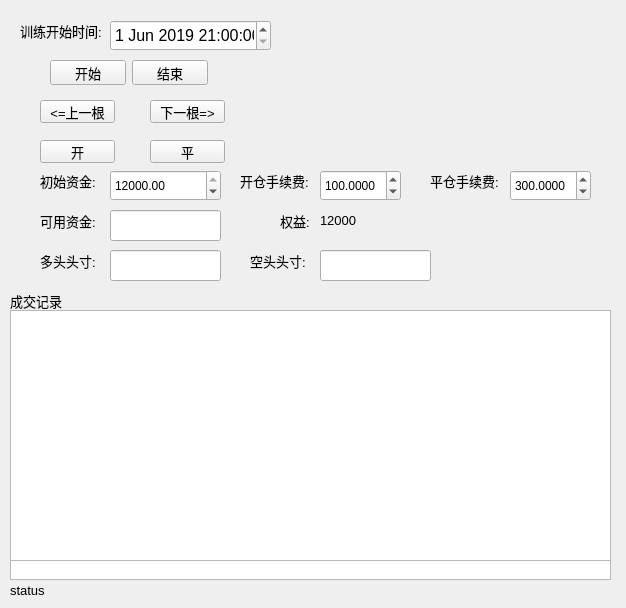
<?xml version="1.0" encoding="UTF-8"?>
<ui version="4.0">
 <class>TrainDlgForm</class>
 <widget class="QWidget" name="TrainDlgForm">
  <property name="geometry">
   <rect>
    <x>0</x>
    <y>0</y>
    <width>626</width>
    <height>608</height>
   </rect>
  </property>
  <property name="windowTitle">
   <string>训练模式</string>
  </property>
  <widget class="QLabel" name="label">
   <property name="geometry">
    <rect>
     <x>40</x>
     <y>170</y>
     <width>61</width>
     <height>21</height>
    </rect>
   </property>
   <property name="font">
    <font>
     <pointsize>10</pointsize>
    </font>
   </property>
   <property name="text">
    <string>初始资金:</string>
   </property>
  </widget>
  <widget class="QLabel" name="label_2">
   <property name="geometry">
    <rect>
     <x>20</x>
     <y>20</y>
     <width>81</width>
     <height>21</height>
    </rect>
   </property>
   <property name="font">
    <font>
     <pointsize>10</pointsize>
    </font>
   </property>
   <property name="text">
    <string>训练开始时间:</string>
   </property>
  </widget>
  <widget class="QDoubleSpinBox" name="dbspbBegCapital">
   <property name="geometry">
    <rect>
     <x>110</x>
     <y>170</y>
     <width>111</width>
     <height>31</height>
    </rect>
   </property>
   <property name="maximum">
    <double>12000.000000000000000</double>
   </property>
   <property name="value">
    <double>12000.000000000000000</double>
   </property>
  </widget>
  <widget class="QPushButton" name="pbtnBuy">
   <property name="geometry">
    <rect>
     <x>40</x>
     <y>140</y>
     <width>75</width>
     <height>23</height>
    </rect>
   </property>
   <property name="font">
    <font>
     <pointsize>10</pointsize>
    </font>
   </property>
   <property name="text">
    <string>开</string>
   </property>
  </widget>
  <widget class="QPushButton" name="pbtnSell">
   <property name="geometry">
    <rect>
     <x>150</x>
     <y>140</y>
     <width>75</width>
     <height>23</height>
    </rect>
   </property>
   <property name="font">
    <font>
     <pointsize>10</pointsize>
    </font>
   </property>
   <property name="text">
    <string>平</string>
   </property>
  </widget>
  <widget class="QPushButton" name="pbtnNextK">
   <property name="geometry">
    <rect>
     <x>150</x>
     <y>100</y>
     <width>75</width>
     <height>23</height>
    </rect>
   </property>
   <property name="font">
    <font>
     <pointsize>10</pointsize>
    </font>
   </property>
   <property name="text">
    <string>下一根=&gt;</string>
   </property>
  </widget>
  <widget class="QPushButton" name="pbtnPreK">
   <property name="geometry">
    <rect>
     <x>40</x>
     <y>100</y>
     <width>75</width>
     <height>23</height>
    </rect>
   </property>
   <property name="font">
    <font>
     <pointsize>10</pointsize>
    </font>
   </property>
   <property name="text">
    <string>&lt;=上一根</string>
   </property>
  </widget>
  <widget class="QLabel" name="label_3">
   <property name="geometry">
    <rect>
     <x>240</x>
     <y>170</y>
     <width>71</width>
     <height>21</height>
    </rect>
   </property>
   <property name="font">
    <font>
     <pointsize>10</pointsize>
    </font>
   </property>
   <property name="text">
    <string>开仓手续费:</string>
   </property>
  </widget>
  <widget class="QDoubleSpinBox" name="dbspbFeeOpen">
   <property name="geometry">
    <rect>
     <x>320</x>
     <y>170</y>
     <width>81</width>
     <height>31</height>
    </rect>
   </property>
   <property name="decimals">
    <number>4</number>
   </property>
   <property name="maximum">
    <double>500.000000000000000</double>
   </property>
   <property name="singleStep">
    <double>100.000000000000000</double>
   </property>
   <property name="value">
    <double>100.000000000000000</double>
   </property>
  </widget>
  <widget class="QTableView" name="table_view_record">
   <property name="geometry">
    <rect>
     <x>10</x>
     <y>560</y>
     <width>601</width>
     <height>20</height>
    </rect>
   </property>
  </widget>
  <widget class="QLabel" name="label_5">
   <property name="geometry">
    <rect>
     <x>10</x>
     <y>290</y>
     <width>61</width>
     <height>21</height>
    </rect>
   </property>
   <property name="font">
    <font>
     <pointsize>10</pointsize>
    </font>
   </property>
   <property name="text">
    <string>成交记录</string>
   </property>
  </widget>
  <widget class="QWidget" name="layoutWidget">
   <property name="geometry">
    <rect>
     <x>50</x>
     <y>60</y>
     <width>158</width>
     <height>25</height>
    </rect>
   </property>
   <layout class="QHBoxLayout" name="horizontalLayout">
    <item>
     <widget class="QPushButton" name="pbtnStart">
      <property name="font">
       <font>
        <pointsize>10</pointsize>
       </font>
      </property>
      <property name="text">
       <string>开始</string>
      </property>
     </widget>
    </item>
    <item>
     <widget class="QPushButton" name="pbtnStop">
      <property name="font">
       <font>
        <pointsize>10</pointsize>
       </font>
      </property>
      <property name="text">
       <string>结束</string>
      </property>
     </widget>
    </item>
   </layout>
  </widget>
  <widget class="QLineEdit" name="le_cur_capital">
   <property name="geometry">
    <rect>
     <x>110</x>
     <y>210</y>
     <width>111</width>
     <height>31</height>
    </rect>
   </property>
  </widget>
  <widget class="QLabel" name="label_6">
   <property name="geometry">
    <rect>
     <x>40</x>
     <y>210</y>
     <width>61</width>
     <height>21</height>
    </rect>
   </property>
   <property name="font">
    <font>
     <pointsize>10</pointsize>
    </font>
   </property>
   <property name="text">
    <string>可用资金:</string>
   </property>
  </widget>
  <widget class="QLabel" name="label_7">
   <property name="geometry">
    <rect>
     <x>40</x>
     <y>250</y>
     <width>61</width>
     <height>21</height>
    </rect>
   </property>
   <property name="font">
    <font>
     <pointsize>10</pointsize>
    </font>
   </property>
   <property name="text">
    <string>多头头寸:</string>
   </property>
  </widget>
  <widget class="QLineEdit" name="le_long_pos">
   <property name="geometry">
    <rect>
     <x>110</x>
     <y>250</y>
     <width>111</width>
     <height>31</height>
    </rect>
   </property>
  </widget>
  <widget class="QLabel" name="label_8">
   <property name="geometry">
    <rect>
     <x>280</x>
     <y>210</y>
     <width>41</width>
     <height>21</height>
    </rect>
   </property>
   <property name="font">
    <font>
     <pointsize>10</pointsize>
    </font>
   </property>
   <property name="text">
    <string>权益:</string>
   </property>
  </widget>
  <widget class="QLabel" name="lab_assets">
   <property name="geometry">
    <rect>
     <x>320</x>
     <y>210</y>
     <width>101</width>
     <height>21</height>
    </rect>
   </property>
   <property name="font">
    <font>
     <pointsize>10</pointsize>
    </font>
   </property>
   <property name="text">
    <string>12000</string>
   </property>
  </widget>
  <widget class="QPlainTextEdit" name="plain_te_record">
   <property name="geometry">
    <rect>
     <x>10</x>
     <y>310</y>
     <width>601</width>
     <height>251</height>
    </rect>
   </property>
  </widget>
  <widget class="QLabel" name="label_9">
   <property name="geometry">
    <rect>
     <x>430</x>
     <y>170</y>
     <width>71</width>
     <height>21</height>
    </rect>
   </property>
   <property name="font">
    <font>
     <pointsize>10</pointsize>
    </font>
   </property>
   <property name="text">
    <string>平仓手续费:</string>
   </property>
  </widget>
  <widget class="QDoubleSpinBox" name="dbspbFeeOpen_2">
   <property name="geometry">
    <rect>
     <x>510</x>
     <y>170</y>
     <width>81</width>
     <height>31</height>
    </rect>
   </property>
   <property name="decimals">
    <number>4</number>
   </property>
   <property name="maximum">
    <double>500.000000000000000</double>
   </property>
   <property name="singleStep">
    <double>100.000000000000000</double>
   </property>
   <property name="value">
    <double>300.000000000000000</double>
   </property>
  </widget>
  <widget class="QLabel" name="lab_status">
   <property name="geometry">
    <rect>
     <x>10</x>
     <y>580</y>
     <width>601</width>
     <height>20</height>
    </rect>
   </property>
   <property name="font">
    <font>
     <pointsize>10</pointsize>
    </font>
   </property>
   <property name="text">
    <string>status</string>
   </property>
  </widget>
  <widget class="QDateTimeEdit" name="de_begin">
   <property name="geometry">
    <rect>
     <x>110</x>
     <y>20</y>
     <width>161</width>
     <height>31</height>
    </rect>
   </property>
   <property name="font">
    <font>
     <pointsize>12</pointsize>
    </font>
   </property>
   <property name="date">
    <date>
     <year>2019</year>
     <month>6</month>
     <day>1</day>
    </date>
   </property>
   <property name="time">
    <time>
     <hour>21</hour>
     <minute>0</minute>
     <second>0</second>
    </time>
   </property>
  </widget>
  <widget class="QLabel" name="label_10">
   <property name="geometry">
    <rect>
     <x>250</x>
     <y>250</y>
     <width>61</width>
     <height>21</height>
    </rect>
   </property>
   <property name="font">
    <font>
     <pointsize>10</pointsize>
    </font>
   </property>
   <property name="text">
    <string>空头头寸:</string>
   </property>
  </widget>
  <widget class="QLineEdit" name="le_short_pos">
   <property name="geometry">
    <rect>
     <x>320</x>
     <y>250</y>
     <width>111</width>
     <height>31</height>
    </rect>
   </property>
   <property name="text">
    <string/>
   </property>
  </widget>
 </widget>
 <resources/>
 <connections/>
</ui>
